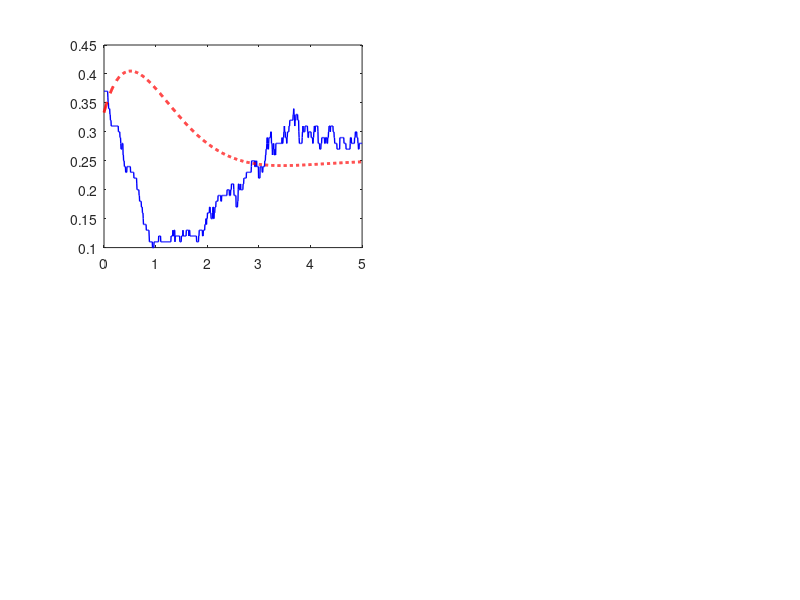

The MATLAB source for this figure: (Note: this script raises an error after producing the figure.)
% Q1

%part a
Q = [ -1  1  0  0;
       0 -1  1  0;
       0  0 -1  1;
       1  0  0 -1 ];

[V, L] = eig(Q);
disp(diag(L));
disp(V);

%part b 
pi = [1/4 1/4 1/4 1/4];

q = (Q.')*(pi.') % this product does give a zero so "pi" is a statioary distributiuon

%part e
N_val = [100, 1000, 10000, 100000];
tgrid = linspace(0,5,1001);
Tmax = 5;

% correct theoretical solution for y1(t)
% y1(0) = 1/3 and y1(t) -> 1/4 as t -> infinity
y1_theory = @(t) 1/4 - (1/12)*exp(-2*t) ...
                   + (1/6)*exp(-t).*cos(t) ...
                   + (1/3)*exp(-t).*sin(t);

figure;

for k = 1:length(N_val)
    N = N_val(k);

    % counts how many chains are in state 1 at each time
    inState1 = zeros(size(tgrid));

    for n = 1:N
        % initial state: 1 with prob 1/3, 2 with prob 2/3
        if rand < 1/3
            state = 1;
        else
            state = 2;
        end

        % simulate jump times and visited states
        jumpTimes = 0;
        states = state;

        t = 0;
        while t < Tmax
            dt = -log(rand);   % Exp(1)
            t = t + dt;

            if t > Tmax
                break;
            end

            state = mod(state,4) + 1;   % 1->2->3->4->1
            jumpTimes(end+1) = t;
            states(end+1) = state;
        end

        % evaluate chain on the plotting grid
        idx = 1;
        currentState = states(1);

        for j = 1:length(tgrid)
            tj = tgrid(j);

            while idx < length(jumpTimes) && jumpTimes(idx+1) <= tj
                idx = idx + 1;
                currentState = states(idx);
            end

            if currentState == 1
                inState1(j) = inState1(j) + 1;
            end
        end
    end

    % empirical fraction in state 1
    f = inState1 / N;

    subplot(2,2,k);
    plot(tgrid, f, 'b', 'LineWidth', 1); hold on;
    plot(tgrid, y1_theory(tgrid), 'r--', 'LineWidth', 2);
    yline(1/4, 'k:', 'LineWidth', 1);
    xlim([0 5]);
    ylim([0 0.5]);
    xlabel('t');
    ylabel('f(t)');
    title(['N = ', num2str(N)]);
    legend('Simulation','Theory','\pi_1 = 1/4','Location','best');
    grid on;
end
